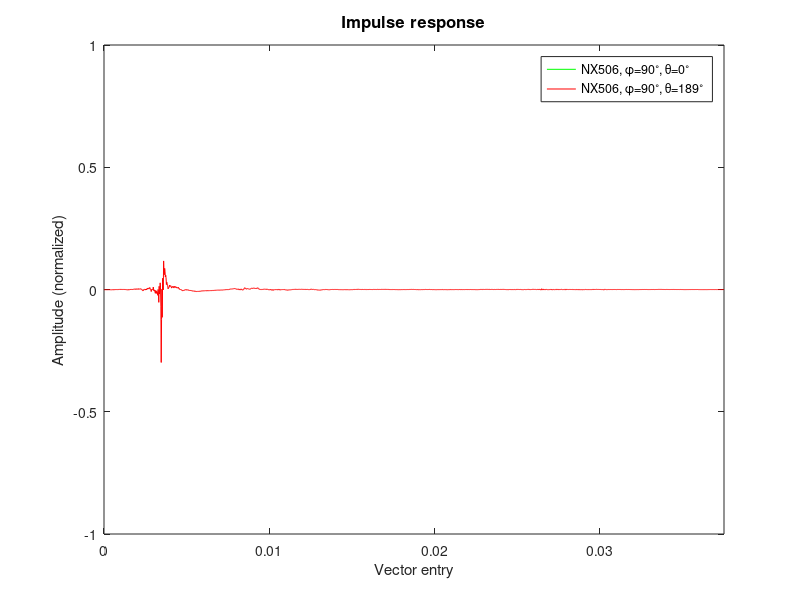

The MATLAB source for this figure: (Note: this script raises an error after producing the figure.)
load('NX506_090.mat')
close all;

t=linspace(0,1800/48e3,1800);

figure;
plot(NX506_090_000/max(abs(NX506_090_000)),'Color','g');
axis([1 1800 -1 1])
axis([0 max(t) -1 1])
hold on;
plot(t,NX506_090_189/max(abs(NX506_090_000)),'r');
hold off;
legend('NX506, \phi=90^\circ, \theta=0^\circ','NX506, \phi=90^\circ, \theta=189^\circ')
xlabel('Time [ms]')
xlabel('Vector entry')
ylabel('Amplitude (normalized)')
title('Impulse response','FontSize',12)

figure;
plot(t,db(abs(NX506_090_000/max(abs(NX506_090_000)))),'g');
hold on;
plot(t,db(abs(NX506_090_189/max(abs(NX506_090_000)))),'r');
hold off;
line([0 max(t)], [-60 -60])
axis([0 max(t) -70 0])
legend('NX506, \phi=90^\circ, \theta=0^\circ','NX506, \phi=90^\circ, \theta=189^\circ')
xlabel('Time [ms]')
ylabel('Amplitude (normalized) [dB]')
title('Power spectrum of the impulse response','FontSize',12)